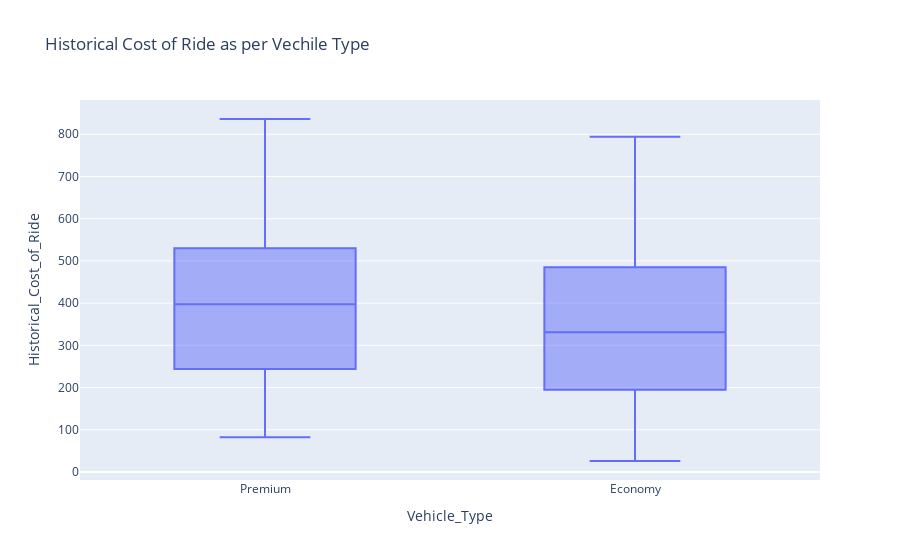

Source (notebook cell):
### Markdown cell above
Now let’s have a look at the distribution of the historical cost of rides based on the vehicle type:

### Code cell
fig_costVSvechile = px.box(price , x = "Vehicle_Type", y = "Historical_Cost_of_Ride",
                           title= "Historical Cost of Ride as per Vechile Type" )
fig_costVSvechile.show()

### Figure 1 — Plotly figure (JSON) as saved in the notebook; plotly's stock layout.template omitted (floating-point values rounded to 4 significant figures; data arrays with more than 128 entries replaced by an {"elided": "..."} marker saying what was removed)
{"data": [{"alignmentgroup": "True", "hovertemplate": "Vehicle_Type=%{x}<br>Historical_Cost_of_Ride=%{y}<extra></extra>", "legendgroup": "", "marker": {"color": "#636efa"}, "name": "", "notched": false, "offsetgroup": "", "orientation": "v", "showlegend": false, "type": "box", "x": {"elided": "1000 str values"}, "x0": " ", "xaxis": "x", "y": {"elided": "1000 float values"}, "y0": " ", "yaxis": "y"}], "layout": {"boxmode": "group", "legend": {"tracegroupgap": 0}, "title": {"text": "Historical Cost of Ride as per Vechile Type"}, "xaxis": {"anchor": "y", "domain": [0, 1], "title": {"text": "Vehicle_Type"}}, "yaxis": {"anchor": "x", "domain": [0, 1], "title": {"text": "Historical_Cost_of_Ride"}}}}
